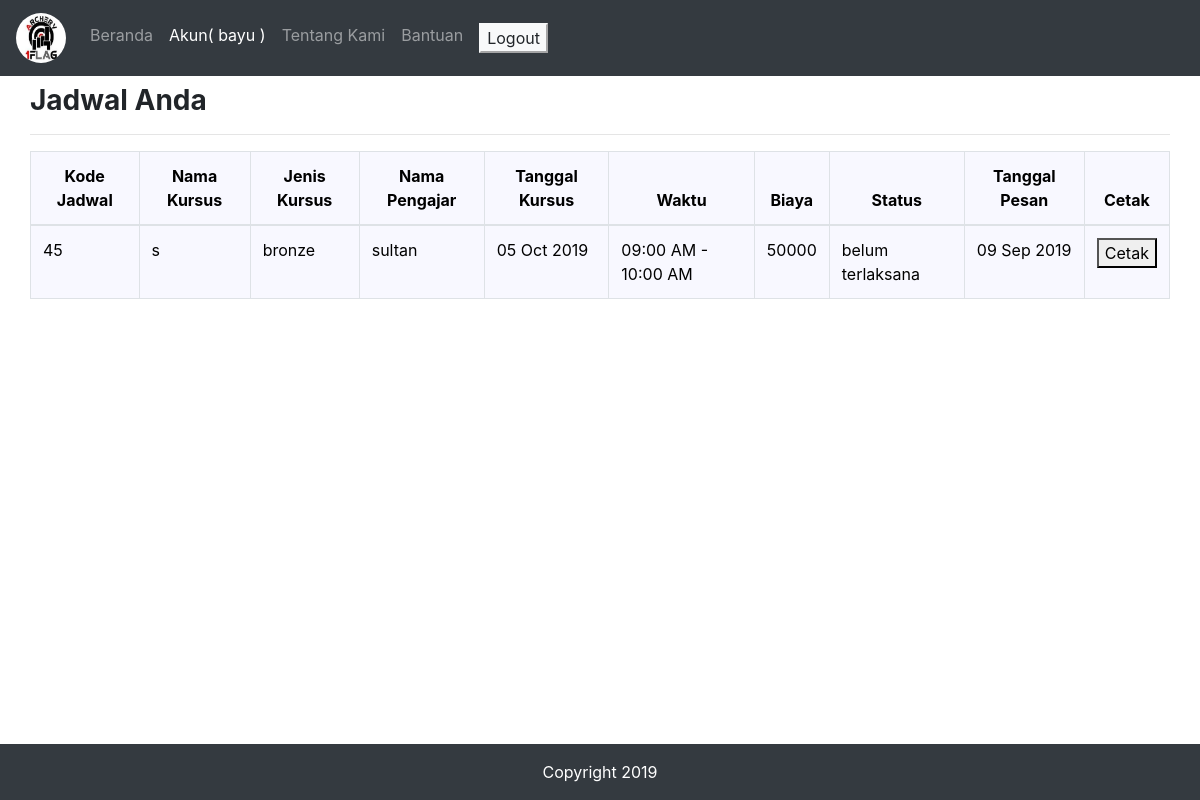
The app's page /akunPesertaJadwal.php (signed in) with its own data.
### tables this page shows
CREATE TABLE `jadwal` (
  `kode_jadwal` int(6) NOT NULL,
  `kode_peserta` int(6) NOT NULL,
  `kode_kursus` int(6) NOT NULL,
  `status` varchar(30) NOT NULL,
  `tanggal_pesan` date NOT NULL
);

CREATE TABLE `kursus` (
  `kode_kursus` int(6) NOT NULL,
  `nama_kursus` varchar(50) NOT NULL,
  `jenis_kursus` varchar(20) NOT NULL,
  `kode_pengajar` int(6) NOT NULL,
  `status` varchar(30) NOT NULL,
  `tanggal` date NOT NULL,
  `max_peserta` int(2) NOT NULL,
  `waktu_mulai` varchar(10) NOT NULL,
  `waktu_selesai` varchar(10) NOT NULL,
  `biaya` int(8) NOT NULL
);

CREATE TABLE `pengajar` (
  `kode_pengajar` int(6) NOT NULL,
  `username` varchar(15) NOT NULL,
  `nama` varchar(30) NOT NULL,
  `no_telp` varchar(20) NOT NULL,
  `email` varchar(40) NOT NULL,
  `alamat` varchar(255) NOT NULL
);

### akunPesertaJadwal.php (the view, shortened to what this page needs)
<!DOCTYPE html>
<html lang="en">
<head>
<link rel="stylesheet" href="bs4/1_bootstrap-4.3.1.min.css" >
<?php
include "koneksi.php";
?>
</head>
<body>
	<nav class="navbar navbar-expand-lg navbar-dark bg-dark" id="warna_navigasi" >
	<span class="navbar-brand" ><img src="logo.png" width="50" height="50" class="rounded-circle"></span>
<div class="collapse navbar-collapse" id="navigasi">
	<ul class="navbar-nav mr-auto">
	<li class="nav-item">
		<a class="nav-link" href="index.php">Beranda</a>
	</li>
	<?php
	if(isset($_SESSION['hak_akses'])){
		echo '
		<li class="nav-item active">
		<a class="nav-link" href="akunPeserta.php">Akun( '.$_SESSION['username'].' )</a>
		</li>';
	}else{
		echo'
		<li class="nav-item ">
		<a class="nav-link" href="akun.php">Akun</a>
		</li>';
	}
	?>
	<li class="nav-item">
		<a class="nav-link" href="tentangkami.php">Tentang Kami</a>
	</li>
	<li class="nav-item">
		<a class="nav-link" href="bantuan.php">Bantuan</a>
	</li>
	<?php
	if(isset($_SESSION['hak_akses'])){
		echo '
		<li class="nav-item">
		<a class="nav-link" href="logout.php"><button class="btn-light">Logout</button></a>
		</li>';
	}
	?>
	</ul>
</div>
</nav>
<?php
$query_jadwal = mysqli_query($koneksi,"select * from jadwal where kode_peserta = '".$_SESSION['kode_peserta']."'");
?>
<div class="container-fluid">
<?php
if(mysqli_num_rows($query_jadwal)>0){
?>
	<div class="col-sm-12 pt-2">
	<h3><b>Jadwal Anda</b></h3>
	<hr>
		<div class="table-responsive " >
			<table class="table table-bordered" id="konten">
			<thead>
				<tr>
					<th><center>Kode Jadwal</center></th>
					<th><center>Nama Kursus</center></th>
					<th><center>Jenis Kursus</center></th>
					<th><center>Nama Pengajar</center></th>
					<th><center>Tanggal Kursus</center></th>
					<th><center>Waktu</center></th>
					<th><center>Biaya</center></th>
					<th><center>Status</center></th>
					<th><center>Tanggal Pesan</center></th>
					<th><center>Cetak</center></th>
				</tr>
			</thead>
		<?php
		while($hasil_jadwal = mysqli_fetch_assoc($query_jadwal)){
			$query_kursus = mysqli_query($koneksi,"select * from kursus where kode_kursus = '".$hasil_jadwal['kode_kursus']."'");
			$hasil_kursus = mysqli_fetch_assoc($query_kursus);
			$query_pengajar = mysqli_query($koneksi,"select * from pengajar where kode_pengajar = '".$hasil_kursus['kode_pengajar']."'");
			$hasil_pengajar = mysqli_fetch_assoc($query_pengajar);
		?>
			<tbody>
				<tr>
					<td><?php echo $hasil_jadwal['kode_jadwal']?> </td>
					<td><?php echo $hasil_kursus['nama_kursus']?> </td>
					<td><?php echo $hasil_kursus['jenis_kursus']?> </td>
					<td><?php echo $hasil_pengajar['nama']?> </td>
					<td><?php echo date('d M Y', strtotime($hasil_kursus['tanggal'])); ?></td>
					<td><?php echo $hasil_kursus['waktu_mulai'];?> - <?php echo $hasil_kursus['waktu_selesai'];?>  </td>
					<td><?php echo $hasil_kursus['biaya']?></td>
					<td><?php echo $hasil_jadwal['status']?> </td>
					<td><?php echo date('d M Y', strtotime($hasil_jadwal['tanggal_pesan']));?> </td>
					<td><a href="cetak.php?kode_jadwal=<?php echo $hasil_jadwal["kode_jadwal"]; ?>"><button id="tombol">Cetak</button></a></td>
				</tr>
			</tbody>
		<?php
		}
		?>
			</table>
		</div>
	</div>
<?php
}else{
	echo "tidak ada jadwal";
}
?>
</div>
<footer class="bg-dark text-white mt-4 " >
	<div class="container">
		<div class="row pt-3">
			<div class="col text-center">
			<p>Copyright 2019</p>
			</div>
		</div>
	</div>
</footer>
</body>
</html>

### akunPesertaJadwal.php (style rules this page uses)
#warna_navigasi { background-color:dark; }
footer { position:absolute; bottom:0; width:100%; }
#konten { background-color:#F8F8FF; color:black; }

### records on screen
jadwal: kode_jadwal "45", kode_kursus.nama_kursus "s", kode_kursus.jenis_kursus "bronze", pengajar.nama "sultan", kode_kursus.tanggal "05 Oct 2019", kode_kursus.waktu_mulai "09:00 AM", kode_kursus.waktu_selesai "10:00 AM", kode_kursus.biaya "50000", status "belum terlaksana", tanggal_pesan "09 Sep 2019"

### other values on screen
$_SESSION['username'] "bayu"
